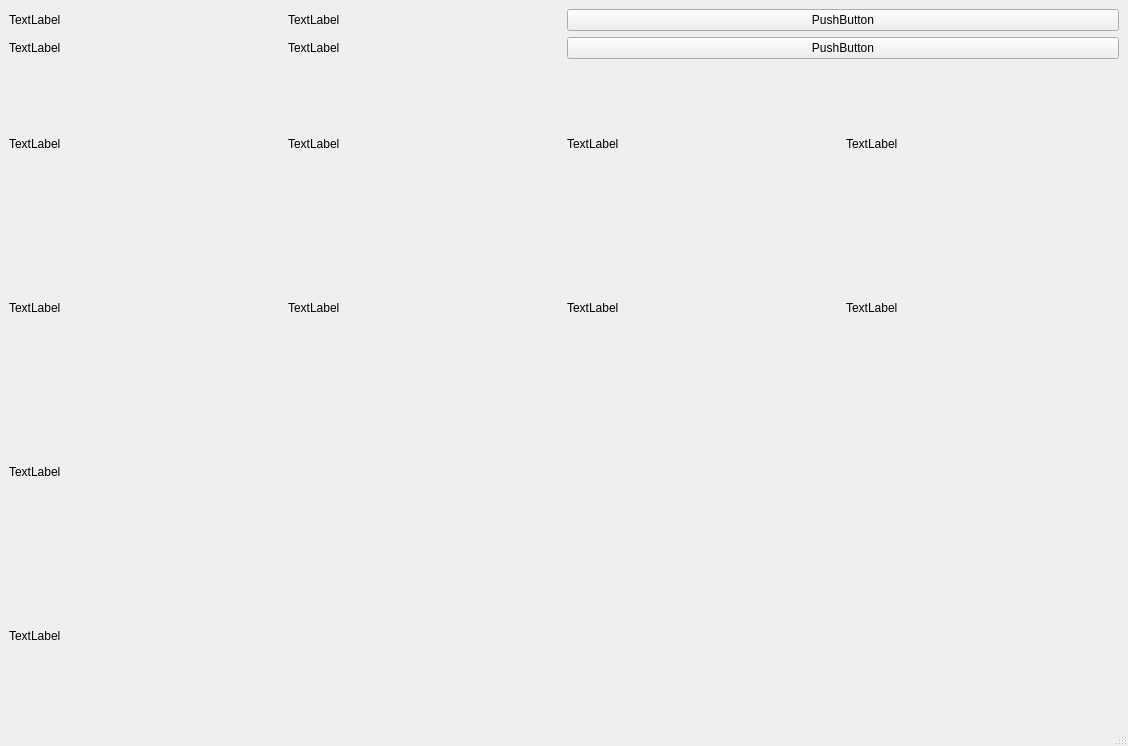
<?xml version="1.0" encoding="UTF-8"?>
<ui version="4.0">
 <class>MainWindow</class>
 <widget class="QMainWindow" name="MainWindow">
  <property name="geometry">
   <rect>
    <x>0</x>
    <y>0</y>
    <width>1128</width>
    <height>746</height>
   </rect>
  </property>
  <property name="windowTitle">
   <string>MainWindow</string>
  </property>
  <widget class="QWidget" name="centralwidget">
   <layout class="QVBoxLayout" name="verticalLayout_3">
    <item>
     <layout class="QVBoxLayout" name="verticalLayout_2">
      <item>
       <layout class="QHBoxLayout" name="horizontalLayout">
        <item>
         <layout class="QGridLayout" name="gridLayout">
          <item row="0" column="0">
           <widget class="QLabel" name="label">
            <property name="text">
             <string>TextLabel</string>
            </property>
           </widget>
          </item>
          <item row="0" column="1">
           <widget class="QLabel" name="label_2">
            <property name="text">
             <string>TextLabel</string>
            </property>
           </widget>
          </item>
          <item row="1" column="0">
           <widget class="QLabel" name="label_3">
            <property name="text">
             <string>TextLabel</string>
            </property>
           </widget>
          </item>
          <item row="1" column="1">
           <widget class="QLabel" name="label_4">
            <property name="text">
             <string>TextLabel</string>
            </property>
           </widget>
          </item>
         </layout>
        </item>
        <item>
         <layout class="QVBoxLayout" name="verticalLayout">
          <item>
           <widget class="QPushButton" name="pushButton">
            <property name="text">
             <string>PushButton</string>
            </property>
           </widget>
          </item>
          <item>
           <widget class="QPushButton" name="pushButton_2">
            <property name="text">
             <string>PushButton</string>
            </property>
           </widget>
          </item>
         </layout>
        </item>
       </layout>
      </item>
      <item>
       <layout class="QGridLayout" name="gridLayout_2">
        <item row="0" column="0">
         <widget class="QLabel" name="label_5">
          <property name="text">
           <string>TextLabel</string>
          </property>
         </widget>
        </item>
        <item row="0" column="1">
         <widget class="QLabel" name="label_6">
          <property name="text">
           <string>TextLabel</string>
          </property>
         </widget>
        </item>
        <item row="0" column="2">
         <widget class="QLabel" name="label_7">
          <property name="text">
           <string>TextLabel</string>
          </property>
         </widget>
        </item>
        <item row="0" column="3">
         <widget class="QLabel" name="label_8">
          <property name="text">
           <string>TextLabel</string>
          </property>
         </widget>
        </item>
        <item row="1" column="0">
         <widget class="QLabel" name="label_9">
          <property name="text">
           <string>TextLabel</string>
          </property>
         </widget>
        </item>
        <item row="1" column="1">
         <widget class="QLabel" name="label_10">
          <property name="text">
           <string>TextLabel</string>
          </property>
         </widget>
        </item>
        <item row="1" column="2">
         <widget class="QLabel" name="label_11">
          <property name="text">
           <string>TextLabel</string>
          </property>
         </widget>
        </item>
        <item row="1" column="3">
         <widget class="QLabel" name="label_12">
          <property name="text">
           <string>TextLabel</string>
          </property>
         </widget>
        </item>
        <item row="2" column="0" colspan="4">
         <widget class="QLabel" name="label_13">
          <property name="text">
           <string>TextLabel</string>
          </property>
         </widget>
        </item>
        <item row="3" column="0" colspan="4">
         <widget class="QLabel" name="label_14">
          <property name="text">
           <string>TextLabel</string>
          </property>
         </widget>
        </item>
       </layout>
      </item>
     </layout>
    </item>
   </layout>
  </widget>
  <widget class="QMenuBar" name="menubar">
   <property name="geometry">
    <rect>
     <x>0</x>
     <y>0</y>
     <width>1128</width>
     <height>22</height>
    </rect>
   </property>
  </widget>
  <widget class="QStatusBar" name="statusbar"/>
 </widget>
 <resources/>
 <connections/>
</ui>
